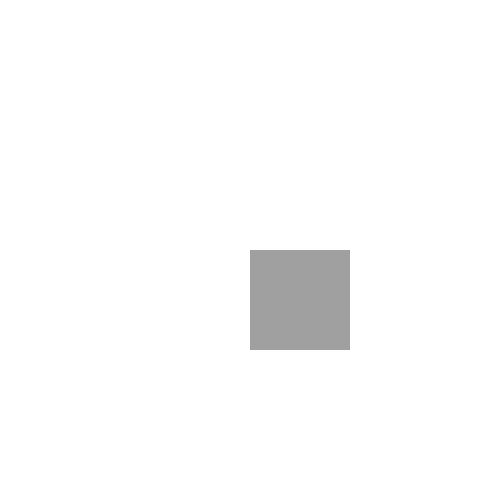
Frame 1 (no input)
Frame 60 (the mouse pressed at the canvas centre just before this capture): identical to frame 1, image omitted
Frame 120 (the mouse held since frame 60 and released just before this capture): identical to frame 1, image omitted

The Processing sketch that drew this single still picture (run headless with seeded random() and noise(); from frame 60 on, the mouse is pressed at the canvas centre):

// Processing sketch: processing_60678
// ── processing_60678.pde

void setup () {
  size (500,500);
}

void draw () {
  background(255);
  
  smooth();
  noStroke();
  fill(160);
  rect( 250,250,100,100);

    if (mouseX > 250 && mouseX< 350 && mouseY > 250 && mouseY < 350) {
      fill(0);
      rect( 250,250,100,100);
  } 
}
